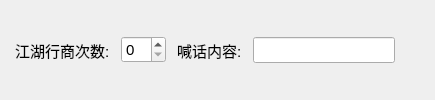
                        <widget class="QWidget" name="widget_36" native="true">
                         <property name="minimumSize">
                          <size>
                           <width>0</width>
                           <height>30</height>
                          </size>
                         </property>
                         <layout class="QHBoxLayout" name="horizontalLayout_25">
                          <property name="spacing">
                           <number>11</number>
                          </property>
                          <property name="leftMargin">
                           <number>15</number>
                          </property>
                          <property name="topMargin">
                           <number>0</number>
                          </property>
                          <property name="rightMargin">
                           <number>0</number>
                          </property>
                          <property name="bottomMargin">
                           <number>0</number>
                          </property>
                          <item>
                           <widget class="QLabel" name="label_53">
                            <property name="font">
                             <font>
                              <pointsize>11</pointsize>
                             </font>
                            </property>
                            <property name="text">
                             <string>江湖行商次数:</string>
                            </property>
                           </widget>
                          </item>
                          <item>
                           <widget class="QSpinBox" name="spinBox_9">
                            <property name="font">
                             <font>
                              <pointsize>11</pointsize>
                             </font>
                            </property>
                           </widget>
                          </item>
                          <item>
                           <widget class="QLabel" name="label_43">
                            <property name="font">
                             <font>
                              <pointsize>11</pointsize>
                             </font>
                            </property>
                            <property name="text">
                             <string>喊话内容:</string>
                            </property>
                           </widget>
                          </item>
                          <item>
                           <widget class="QLineEdit" name="lineEdit_49">
                            <property name="font">
                             <font>
                              <pointsize>11</pointsize>
                             </font>
                            </property>
                           </widget>
                          </item>
                          <item>
                           <spacer name="horizontalSpacer_21">
                            <property name="orientation">
                             <enum>Qt::Horizontal</enum>
                            </property>
                            <property name="sizeHint" stdset="0">
                             <size>
                              <width>40</width>
                              <height>20</height>
                             </size>
                            </property>
                           </spacer>
                          </item>
                         </layout>
                        </widget>
